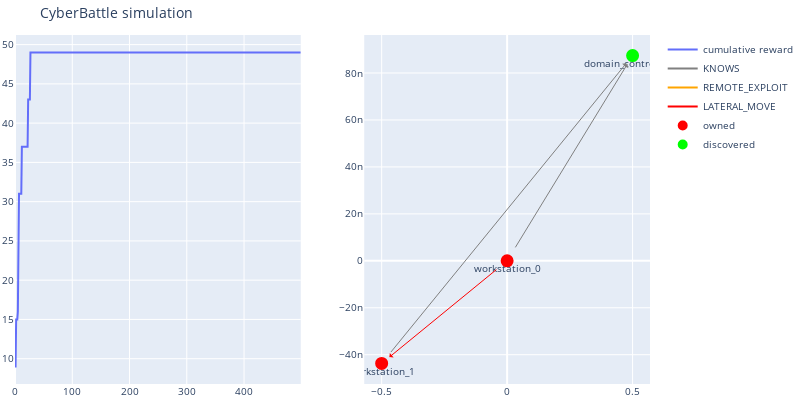

Notebook code for this chart:
### Code cell
tiny = gym.make('ActiveDirectoryTiny-v0')
current_o = tiny.reset()
wrapped_env = AgentWrapper(tiny, ActionTrackingStateAugmentation(ep, current_o))
# Use the trained agent to run the steps one by one
max_steps = 500
# next action suggested by DQL agent
h = []
for i in range(max_steps):
    # run the suggested action
    _, next_action, _ = l.exploit(wrapped_env, current_o)
    h.append((tiny.get_explored_network_node_properties_bitmap_as_numpy(current_o), next_action))
    if next_action is None:
        break
    current_o, _, is_done, _ = wrapped_env.step(next_action)
    if is_done:
        break
tiny.render()

### Figure 1 — Plotly figure (JSON) as saved in the notebook; plotly's stock layout.template omitted (floating-point values rounded to 4 significant figures; data arrays with more than 128 entries replaced by an {"elided": "..."} marker saying what was removed)
{"data": [{"name": "cumulative reward", "type": "scatter", "xaxis": "x", "y": {"elided": "500 int values"}, "yaxis": "y"}, {"line": {"color": "gray"}, "mode": "lines", "name": "KNOWS", "type": "scatter", "x": [0], "xaxis": "x2", "y": [0], "yaxis": "y2"}, {"line": {"color": "orange"}, "mode": "lines", "name": "REMOTE_EXPLOIT", "type": "scatter", "x": [0], "xaxis": "x2", "y": [0], "yaxis": "y2"}, {"line": {"color": "red"}, "mode": "lines", "name": "LATERAL_MOVE", "type": "scatter", "x": [0], "xaxis": "x2", "y": [0], "yaxis": "y2"}, {"hoverinfo": "text", "marker": {"color": "#D32F2E", "line": {"color": "rgb(255,0,0)", "width": 8}, "size": 5, "symbol": "circle-dot"}, "mode": "markers+text", "name": "owned", "text": ["workstation_0", "workstation_1"], "textposition": "bottom center", "type": "scatter", "x": [0, -0.5], "xaxis": "x2", "y": [0, -4.371e-08], "yaxis": "y2"}, {"hoverinfo": "text", "marker": {"color": "#0e9d00", "line": {"color": "rgb(0,255,0)", "width": 8}, "size": 5, "symbol": "circle-dot"}, "mode": "markers+text", "name": "discovered", "text": ["domain_controller_1"], "textposition": "bottom center", "type": "scatter", "x": [0.5], "xaxis": "x2", "y": [8.742e-08], "yaxis": "y2"}], "layout": {"annotations": [{"align": "center", "arrowcolor": "red", "arrowhead": 1, "arrowsize": 1, "arrowwidth": 1, "ax": 0, "axref": "x2", "ay": 0, "ayref": "y2", "hovertext": "LATERAL_MOVE", "opacity": 1, "showarrow": true, "standoff": 10, "startstandoff": 10, "x": -0.5, "xref": "x2", "y": -4.371e-08, "yref": "y2"}, {"align": "center", "arrowcolor": "gray", "arrowhead": 1, "arrowsize": 1, "arrowwidth": 1, "ax": 0, "axref": "x2", "ay": 0, "ayref": "y2", "hovertext": "KNOWS", "opacity": 1, "showarrow": true, "standoff": 10, "startstandoff": 10, "x": 0.5, "xref": "x2", "y": 8.742e-08, "yref": "y2"}, {"align": "center", "arrowcolor": "gray", "arrowhead": 1, "arrowsize": 1, "arrowwidth": 1, "ax": -0.5, "axref": "x2", "ay": -4.371e-08, "ayref": "y2", "hovertext": "KNOWS", "opacity": 1, "showarrow": true, "standoff": 10, "startstandoff": 10, "x": 0.5, "xref": "x2", "y": 8.742e-08, "yref": "y2"}], "autosize": false, "font": {"size": 10}, "height": 400, "hovermode": "closest", "margin": {"b": 15, "l": 2, "r": 2, "t": 35}, "showlegend": true, "title": {"text": "CyberBattle simulation"}, "width": 800, "xaxis": {"anchor": "y", "domain": [0, 0.45]}, "xaxis2": {"anchor": "y2", "domain": [0.55, 1]}, "yaxis": {"anchor": "x", "domain": [0, 1]}, "yaxis2": {"anchor": "x2", "domain": [0, 1]}}}
